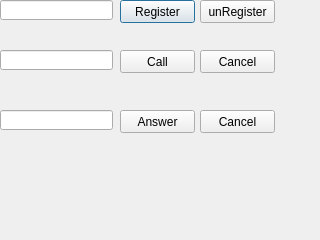
<?xml version="1.0" encoding="UTF-8"?>
<ui version="4.0">
 <class>Dialog</class>
 <widget class="QDialog" name="Dialog">
  <property name="geometry">
   <rect>
    <x>0</x>
    <y>0</y>
    <width>320</width>
    <height>240</height>
   </rect>
  </property>
  <property name="windowTitle">
   <string>Dialog</string>
  </property>
  <widget class="QLineEdit" name="uaName">
   <property name="geometry">
    <rect>
     <x>0</x>
     <y>0</y>
     <width>113</width>
     <height>20</height>
    </rect>
   </property>
  </widget>
  <widget class="QPushButton" name="pushButtonReg">
   <property name="geometry">
    <rect>
     <x>120</x>
     <y>0</y>
     <width>75</width>
     <height>23</height>
    </rect>
   </property>
   <property name="text">
    <string>Register</string>
   </property>
  </widget>
  <widget class="QPushButton" name="pushButtonUnreg">
   <property name="geometry">
    <rect>
     <x>200</x>
     <y>0</y>
     <width>75</width>
     <height>23</height>
    </rect>
   </property>
   <property name="text">
    <string>unRegister</string>
   </property>
  </widget>
  <widget class="QLineEdit" name="callName">
   <property name="geometry">
    <rect>
     <x>0</x>
     <y>50</y>
     <width>113</width>
     <height>20</height>
    </rect>
   </property>
  </widget>
  <widget class="QPushButton" name="pushButtonCall">
   <property name="geometry">
    <rect>
     <x>120</x>
     <y>50</y>
     <width>75</width>
     <height>23</height>
    </rect>
   </property>
   <property name="text">
    <string>Call</string>
   </property>
  </widget>
  <widget class="QPushButton" name="pushButtonCancelCall">
   <property name="geometry">
    <rect>
     <x>200</x>
     <y>50</y>
     <width>75</width>
     <height>23</height>
    </rect>
   </property>
   <property name="text">
    <string>Cancel</string>
   </property>
  </widget>
  <widget class="QPushButton" name="pushButtonAnswer">
   <property name="geometry">
    <rect>
     <x>120</x>
     <y>110</y>
     <width>75</width>
     <height>23</height>
    </rect>
   </property>
   <property name="text">
    <string>Answer</string>
   </property>
  </widget>
  <widget class="QPushButton" name="pushButtonCancel">
   <property name="geometry">
    <rect>
     <x>200</x>
     <y>110</y>
     <width>75</width>
     <height>23</height>
    </rect>
   </property>
   <property name="text">
    <string>Cancel</string>
   </property>
  </widget>
  <widget class="QLineEdit" name="inCallName">
   <property name="geometry">
    <rect>
     <x>0</x>
     <y>110</y>
     <width>113</width>
     <height>20</height>
    </rect>
   </property>
   <property name="readOnly">
    <bool>true</bool>
   </property>
  </widget>
 </widget>
 <resources/>
 <connections/>
</ui>
